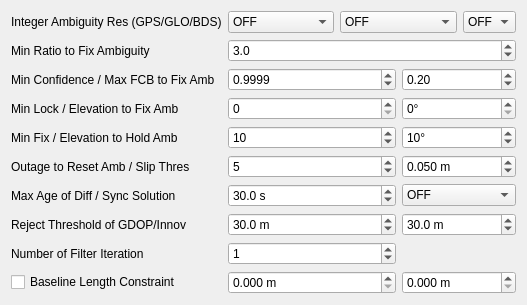
     <widget class="QWidget" name="TabSheet2">
      <property name="toolTip">
       <string/>
      </property>
      <attribute name="title">
       <string>Setting&amp;2</string>
      </attribute>
      <layout class="QGridLayout" name="gridLayout_2">
       <item row="2" column="1" colspan="4">
        <widget class="QDoubleSpinBox" name="ValidThresAR">
         <property name="decimals">
          <number>1</number>
         </property>
         <property name="value">
          <double>3.000000000000000</double>
         </property>
        </widget>
       </item>
       <item row="4" column="1" colspan="2">
        <widget class="QDoubleSpinBox" name="ThresAR2">
         <property name="decimals">
          <number>4</number>
         </property>
         <property name="value">
          <double>0.999900000000000</double>
         </property>
        </widget>
       </item>
       <item row="16" column="1" colspan="2">
        <widget class="QSpinBox" name="NumIter">
         <property name="value">
          <number>1</number>
         </property>
        </widget>
       </item>
       <item row="4" column="3" colspan="2">
        <widget class="QDoubleSpinBox" name="ThresAR3">
         <property name="value">
          <double>0.200000000000000</double>
         </property>
        </widget>
       </item>
       <item row="17" column="3" colspan="2">
        <widget class="QDoubleSpinBox" name="BaselineSig">
         <property name="suffix">
          <string> m</string>
         </property>
         <property name="decimals">
          <number>3</number>
         </property>
         <property name="maximum">
          <double>1000000.000000000000000</double>
         </property>
        </widget>
       </item>
       <item row="17" column="1" colspan="2">
        <widget class="QDoubleSpinBox" name="BaselineLen">
         <property name="suffix">
          <string> m</string>
         </property>
         <property name="decimals">
          <number>3</number>
         </property>
         <property name="maximum">
          <double>1000000.000000000000000</double>
         </property>
        </widget>
       </item>
       <item row="6" column="1" colspan="2">
        <widget class="QSpinBox" name="LockCntFixAmb">
         <property name="maximum">
          <number>10000</number>
         </property>
        </widget>
       </item>
       <item row="6" column="3" colspan="2">
        <widget class="QDoubleSpinBox" name="ElMaskAR">
         <property name="suffix">
          <string>°</string>
         </property>
         <property name="decimals">
          <number>0</number>
         </property>
         <property name="maximum">
          <double>90.000000000000000</double>
         </property>
        </widget>
       </item>
       <item row="8" column="1" colspan="2">
        <widget class="QSpinBox" name="FixCntHoldAmb">
         <property name="maximum">
          <number>100000</number>
         </property>
         <property name="value">
          <number>10</number>
         </property>
        </widget>
       </item>
       <item row="8" column="3" colspan="2">
        <widget class="QDoubleSpinBox" name="ElMaskHold">
         <property name="suffix">
          <string>°</string>
         </property>
         <property name="decimals">
          <number>0</number>
         </property>
         <property name="maximum">
          <double>90.000000000000000</double>
         </property>
         <property name="value">
          <double>10.000000000000000</double>
         </property>
        </widget>
       </item>
       <item row="12" column="1" colspan="2">
        <widget class="QDoubleSpinBox" name="MaxAgeDiff">
         <property name="suffix">
          <string> s</string>
         </property>
         <property name="decimals">
          <number>1</number>
         </property>
         <property name="maximum">
          <double>3600.000000000000000</double>
         </property>
         <property name="value">
          <double>30.000000000000000</double>
         </property>
        </widget>
       </item>
       <item row="0" column="0">
        <widget class="QLabel" name="Label25">
         <property name="enabled">
          <bool>true</bool>
         </property>
         <property name="toolTip">
          <string/>
         </property>
         <property name="text">
          <string>Integer Ambiguity Res (GPS/GLO/BDS)</string>
         </property>
        </widget>
       </item>
       <item row="0" column="1">
        <widget class="QComboBox" name="AmbRes">
         <property name="enabled">
          <bool>true</bool>
         </property>
         <property name="toolTip">
          <string/>
         </property>
         <item>
          <property name="text">
           <string>OFF</string>
          </property>
         </item>
         <item>
          <property name="text">
           <string>Continuous</string>
          </property>
         </item>
         <item>
          <property name="text">
           <string>Instantaneous</string>
          </property>
         </item>
         <item>
          <property name="text">
           <string>Fix and Hold</string>
          </property>
         </item>
        </widget>
       </item>
       <item row="0" column="2" colspan="2">
        <widget class="QComboBox" name="GloAmbRes">
         <property name="enabled">
          <bool>true</bool>
         </property>
         <property name="toolTip">
          <string/>
         </property>
         <item>
          <property name="text">
           <string>OFF</string>
          </property>
         </item>
         <item>
          <property name="text">
           <string>ON</string>
          </property>
         </item>
         <item>
          <property name="text">
           <string>Auto Calibration</string>
          </property>
         </item>
        </widget>
       </item>
       <item row="0" column="4">
        <widget class="QComboBox" name="BdsAmbRes">
         <property name="enabled">
          <bool>true</bool>
         </property>
         <property name="toolTip">
          <string/>
         </property>
         <item>
          <property name="text">
           <string>OFF</string>
          </property>
         </item>
         <item>
          <property name="text">
           <string>ON</string>
          </property>
         </item>
        </widget>
       </item>
       <item row="2" column="0">
        <widget class="QLabel" name="Label24">
         <property name="enabled">
          <bool>true</bool>
         </property>
         <property name="toolTip">
          <string/>
         </property>
         <property name="text">
          <string>Min Ratio to Fix Ambiguity</string>
         </property>
        </widget>
       </item>
       <item row="4" column="0">
        <widget class="QLabel" name="Label12">
         <property name="enabled">
          <bool>true</bool>
         </property>
         <property name="toolTip">
          <string/>
         </property>
         <property name="text">
          <string>Min Confidence / Max FCB to Fix Amb</string>
         </property>
        </widget>
       </item>
       <item row="6" column="0">
        <widget class="QLabel" name="Label13">
         <property name="enabled">
          <bool>true</bool>
         </property>
         <property name="toolTip">
          <string/>
         </property>
         <property name="text">
          <string>Min Lock / Elevation to Fix Amb</string>
         </property>
        </widget>
       </item>
       <item row="10" column="1" colspan="2">
        <widget class="QSpinBox" name="OutCntResetAmb">
         <property name="maximum">
          <number>1000</number>
         </property>
         <property name="value">
          <number>5</number>
         </property>
        </widget>
       </item>
       <item row="8" column="0">
        <widget class="QLabel" name="LabelHold">
         <property name="enabled">
          <bool>true</bool>
         </property>
         <property name="toolTip">
          <string/>
         </property>
         <property name="text">
          <string>Min Fix / Elevation to Hold Amb</string>
         </property>
        </widget>
       </item>
       <item row="10" column="0">
        <widget class="QLabel" name="Label22">
         <property name="enabled">
          <bool>true</bool>
         </property>
         <property name="toolTip">
          <string/>
         </property>
         <property name="text">
          <string>Outage to Reset Amb / Slip Thres</string>
         </property>
        </widget>
       </item>
       <item row="12" column="0">
        <widget class="QLabel" name="Label14">
         <property name="enabled">
          <bool>true</bool>
         </property>
         <property name="toolTip">
          <string/>
         </property>
         <property name="text">
          <string>Max Age of Diff / Sync Solution</string>
         </property>
        </widget>
       </item>
       <item row="12" column="3" colspan="2">
        <widget class="QComboBox" name="SyncSol">
         <property name="enabled">
          <bool>true</bool>
         </property>
         <property name="toolTip">
          <string/>
         </property>
         <item>
          <property name="text">
           <string>OFF</string>
          </property>
         </item>
         <item>
          <property name="text">
           <string>ON</string>
          </property>
         </item>
        </widget>
       </item>
       <item row="14" column="0">
        <widget class="QLabel" name="Label11">
         <property name="enabled">
          <bool>true</bool>
         </property>
         <property name="toolTip">
          <string/>
         </property>
         <property name="text">
          <string>Reject Threshold of GDOP/Innov</string>
         </property>
        </widget>
       </item>
       <item row="16" column="0">
        <widget class="QLabel" name="Label37">
         <property name="enabled">
          <bool>true</bool>
         </property>
         <property name="toolTip">
          <string/>
         </property>
         <property name="text">
          <string>Number of Filter Iteration</string>
         </property>
        </widget>
       </item>
       <item row="17" column="0">
        <widget class="QCheckBox" name="BaselineConst">
         <property name="toolTip">
          <string/>
         </property>
         <property name="text">
          <string>Baseline Length Constraint</string>
         </property>
         <property name="checked">
          <bool>false</bool>
         </property>
        </widget>
       </item>
       <item row="14" column="1" colspan="2">
        <widget class="QDoubleSpinBox" name="RejectGdop">
         <property name="suffix">
          <string> m</string>
         </property>
         <property name="decimals">
          <number>1</number>
         </property>
         <property name="value">
          <double>30.000000000000000</double>
         </property>
        </widget>
       </item>
       <item row="14" column="3" colspan="2">
        <widget class="QDoubleSpinBox" name="RejectThres">
         <property name="suffix">
          <string> m</string>
         </property>
         <property name="decimals">
          <number>1</number>
         </property>
         <property name="value">
          <double>30.000000000000000</double>
         </property>
        </widget>
       </item>
       <item row="10" column="3" colspan="2">
        <widget class="QDoubleSpinBox" name="SlipThres">
         <property name="suffix">
          <string> m</string>
         </property>
         <property name="decimals">
          <number>3</number>
         </property>
         <property name="value">
          <double>0.050000000000000</double>
         </property>
        </widget>
       </item>
      </layout>
     </widget>
